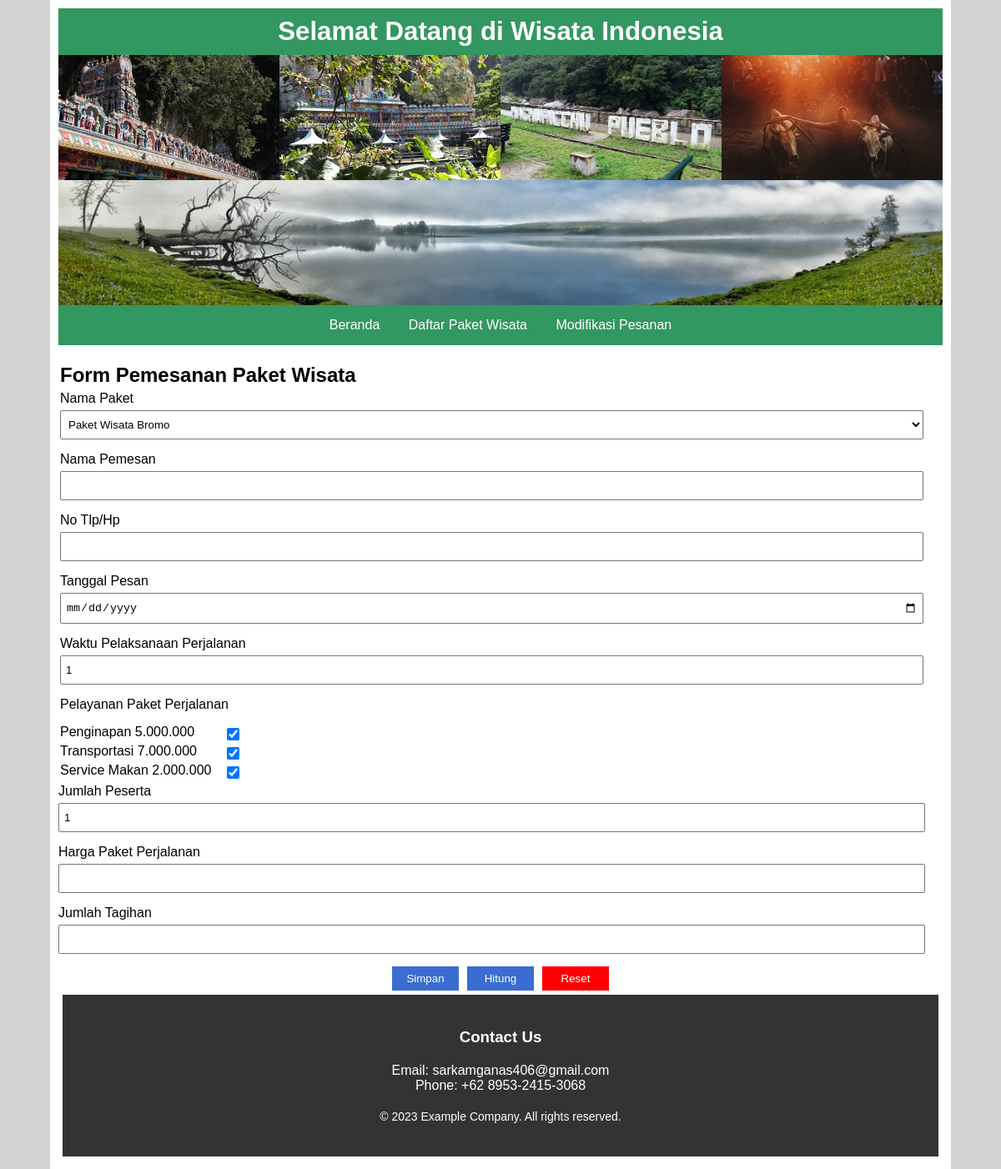
The app's page /form_pendaftaran.php with its own data.
### tables this page shows
CREATE TABLE `paket_wisata` (
  `id_paket_wisata` int NOT NULL,
  `nama_paket` varchar(200) NOT NULL,
  `deskripsi_paket` text NOT NULL,
  `img_paket` varchar(150) NOT NULL,
  `link_video` text NOT NULL,
  `harga_penginapan` int NOT NULL,
  `harga_transportasi` int NOT NULL,
  `harga_servis_makan` int NOT NULL
);

### form_pendaftaran.php (the view, shortened to what this page needs)
<?php
include_once("connection.php");
include_once("header.php");
function selectedPaketWisata($val1, $val2)
{
    return $val1 == $val2 ? "selected" : "";
}
$id_paket_wisata = isset($_GET['id_paket_wisata']) ? $_GET['id_paket_wisata'] : 1;
$sql_selected_paket = "SELECT * FROM paket_wisata WHERE id_paket_wisata = $id_paket_wisata";
$selected_paket = mysqli_query($conn, $sql_selected_paket);
$kode_paket_wisata = $nama_paket = $harga_penginapan = $harga_transportasi = $harga_makan = "";
while ($row = mysqli_fetch_array($selected_paket)) {
    $nama_paket = $row['nama_paket'];
    $harga_penginapan = $row['harga_penginapan'];
    $harga_transportasi = $row['harga_transportasi'];
    $harga_makan = $row['harga_servis_makan'];
}
?>
<div class="main-container">
    <div class="form-container">
        <h2>Form Pemesanan Paket Wisata</h2>
        <form action="proses_tambah.php" method="post">
            <label for="nama_paket">Nama Paket</label>
            <select name="nama_paket" id="nama_paket">
                <?php
                $sql = "SELECT * FROM  paket_wisata";
                $results = mysqli_query($conn, $sql);
                while ($data_paket = mysqli_fetch_array($results)) {
                ?>
                    <option
                        value="<?php echo $data_paket['id_paket_wisata'] ?>"
                        <?php
                        echo selectedPaketWisata($data_paket['nama_paket'], $nama_paket);
                        ?>>
                        <?php echo $data_paket['nama_paket'] ?>
                    </option>
                <?php
                }
                ?>
            </select>
            <label for="nama_pemesan">Nama Pemesan</label>
            <input type="text" name="nama_pemesan" id="nama_pemesan" required>
            <label for="no_tlp">No Tlp/Hp</label>
            <input type="text" name="no_tlp" id="no_tlp" required>
            <label for="tgl_pesan">Tanggal Pesan</label>
            <input type="date" name="tgl_pesan" id="tgl_pesan" required>
            <label for="jumlah_hari">Waktu Pelaksanaan Perjalanan</label>
            <input type="number" name="jumlah_hari" id="jumlah_hari" value="1">
            <label for="jumlah_hari">Pelayanan Paket Perjalanan</label>
            <div class="item-layanan">
                <label
                    for="layanan_penginapan">Penginapan
                    <?php
                    echo "" . number_format($harga_penginapan, 0, ',', '.');
                    ?>
                </label>
                <input type="checkbox" name="layanan_penginapan" id="layanan_penginapan" value="<?php echo $harga_penginapan; ?>" checked>
            </div>
            <div class="item-layanan">
                <label
                    for="layanan_transportasi">Transportasi
                    <?php
                    echo "" . number_format($harga_transportasi, 0, ',', '.');
                    ?>
                </label>
                <input type="checkbox" name="layanan_transportasi" id="layanan_transportasi" value="<?php echo $harga_transportasi; ?>" checked>
            </div>
            <div class="item-layanan">
                <label
                    for="layanan_makan">Service Makan
                    <?php
                    echo "" . number_format($harga_makan, 0, ',', '.');
                    ?>
                </label>
                <input type="checkbox" name="layanan_makan" id="layanan_makan" value="<?php echo $harga_makan; ?>" checked>
            </div>
    </div>
    <label for="jumlah_peserta">Jumlah Peserta</label>
    <input type="number" name="jumlah_peserta" id="jumlah_peserta" value="1">
    <label for="harga_paket">Harga Paket Perjalanan</label>
    <input type="text" name="harga_paket" id="harga_paket" required>
    <label for="jumlah_tagihan">Jumlah Tagihan</label>
    <input type="text" name="jumlah_tagihan" id="jumlah_tagihan" required>
    <div class="btn-container">
        <input type="submit" value="Simpan">
        <button id="btn-hitung">Hitung</button>
        <button id="btn-reset">Reset</button>
    </div>
    <?php
    include_once("footer.php");
    ?>
</div>

### css/style.css (style rules this page uses)
* { margin: 0; padding: 0; box-sizing: border-box; }
body { background-color: lightgray; font-family: sans-serif; }
.main-container { background-color: white; width: 90%; margin: auto; padding: 10px; }
.form-container, .list-container { width: 100%; padding: 2px; }
.form-container h2, .list-container h2 { margin-bottom: 5px; }
label { display: block; margin-bottom: 5px; }
.item-layanan { display: flex; flex-direction: row; }
.item-layanan label { width: 200px; }
input[type="text"], input[type="date"], input[type="number"], select { width: 98%; padding: 8px 5px; margin-bottom: 15px; }
input[type="checkbox"] { width: 15px; }
.btn-container { display: flex; justify-content: center; gap: 10px; }
input[type="submit"], button { width: 80px; padding: 7px; border: none; cursor: pointer; }
input[type="submit"], #btn-hitung { background-color: rgb(57, 109, 207); }
#btn-reset { background-color: red; }
input[type="submit"], #btn-hitung, #btn-reset { color: white; }

### records on screen
paket_wisata: harga_penginapan "5.000.000", harga_transportasi "7.000.000", harga_servis_makan "2.000.000"

### other values on screen
form field nama_paket "Paket Wisata Bromo"
